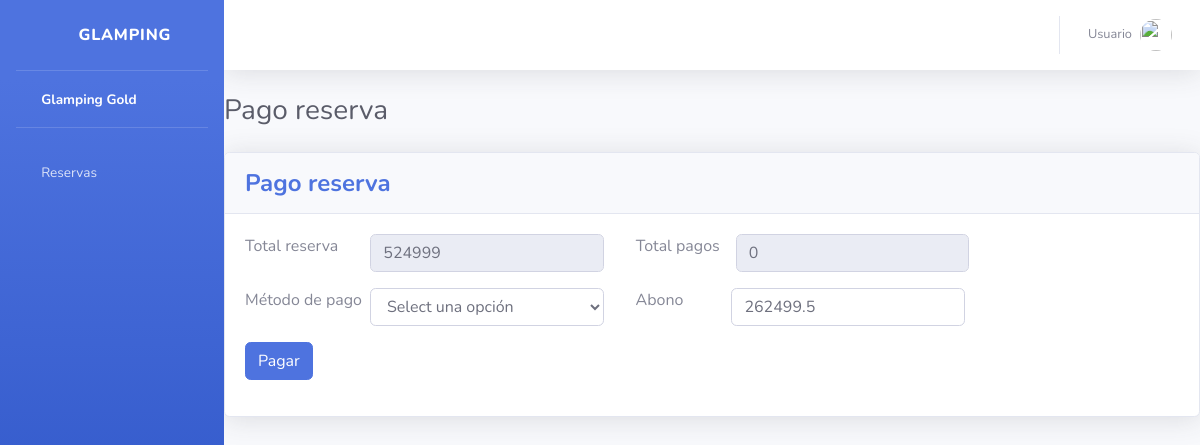
Before: /pagos/pago_reserva/49/ with the older database file.
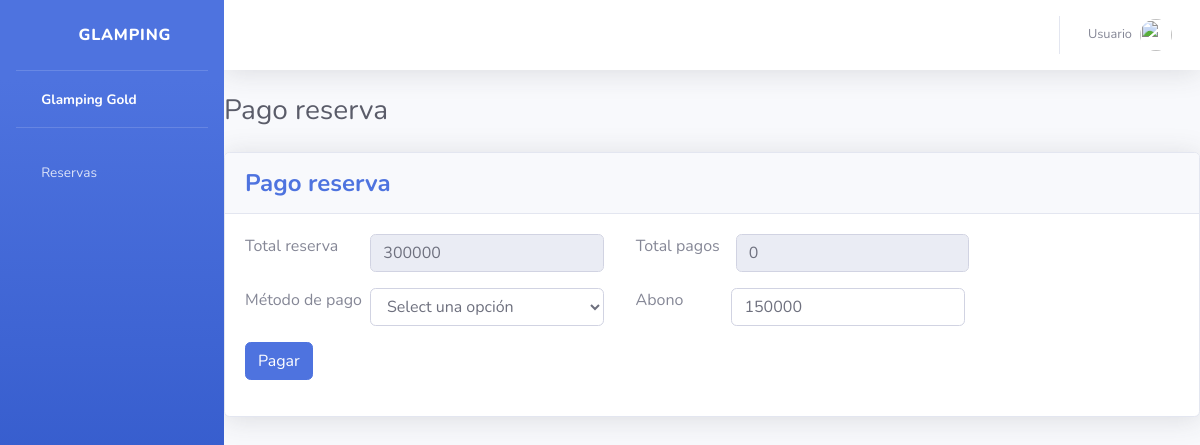
After: the same page with the newer database file.
### reservas/models.py (models this page shows, shortened)
class Reserva(models.Model):
    fecha_reserva = models.DateField()
    fecha_inicio = models.DateField()
    fecha_fin = models.DateField()
    precio = models.IntegerField()
    estado = models.CharField(max_length=20, default='Reservado')
    cliente = models.ForeignKey('cliente.Cliente', on_delete= models.DO_NOTHING)

### pagos/views.py (the view, shortened to what this page needs)
# urls.py: path('pago_reserva/<int:id>/', views.pago_reserva, name='pago_reserva'),
def pago_reserva(request, id):
    reserva = Reserva.objects.get(id=id)
    total_pagos = Pago.objects.filter(reserva_id=id).aggregate(total=models.Sum('valor'))
    if total_pagos['total'] is not None:
        total_pagos = total_pagos['total']
    else:
        total_pagos = 0
    return render(request, 'pago.html', {'reserva': reserva, 'total_pagos': total_pagos})

### templates/pago.html (shortened to what this page needs)
{% extends 'base.html' %}
{% block content %}
<div class="d-sm-flex align-items-center justify-content-between mb-4">
    <h1 class="h3 mb-0 text-gray-800">Pago reserva</h1>
</div>
<div class="card shadow mb-4">
    <div class="card-header py-3">
        <h4 class="m-0 font-weight-bold text-primary">Pago reserva</h4>
    </div>
    <div class="card-body">
        <form method="POST" action="">
            <div class="d-flex mb-3">
                <label for="" class="form-label mr-3">Total reserva</label>
                <input type="text" class="form-control col-3 mx-3" name="reserva_total" id="reserva_total" value="{{ reserva.precio }}" readonly />
                <label for="" class="form-label mx-3">Total pagos</label>
                <input type="text" class="form-control col-3" name="pago_reserva" id="pago_reserva" value="{{ total_pagos}}" readonly />
            </div>
            <div class="mb-3 d-flex">
                <label for="" class="form-label">Método de pago</label>
                <select
                    class="form-control mx-2 col-3"
                    name="metodo_pago"
                    id="method">
                    <option selected>Select una opción</option>
                </select>
                <label for="" class="form-label ml-4">Abono</label>
                <input
                    type="text" class="form-control col-3 mx-5" name="valor" id="valor" aria-describedby="helpId" placeholder="" />
            </div>
            <button type="submit" class="btn btn-primary">Pagar</button>
        </form>
    </div>
</div>
{% endblock %}

Changed rows visible on the page:
changed Reserva: reserva_total "524999" → "300000"
Other visible differences:
form field valor: "262499.5" → "150000"
